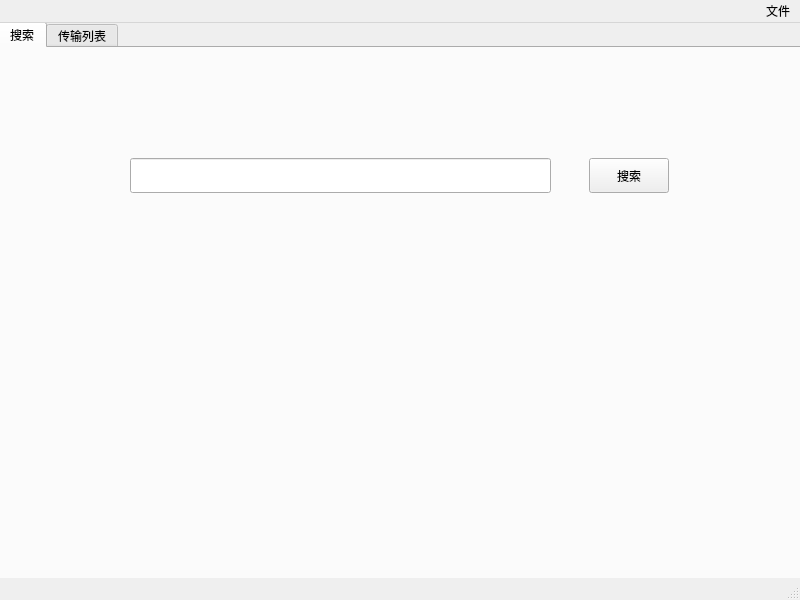
<?xml version="1.0" encoding="UTF-8"?>
<ui version="4.0">
 <class>index</class>
 <widget class="QMainWindow" name="index">
  <property name="geometry">
   <rect>
    <x>0</x>
    <y>0</y>
    <width>800</width>
    <height>600</height>
   </rect>
  </property>
  <property name="minimumSize">
   <size>
    <width>800</width>
    <height>600</height>
   </size>
  </property>
  <property name="maximumSize">
   <size>
    <width>800</width>
    <height>600</height>
   </size>
  </property>
  <property name="windowTitle">
   <string>漫画嗅探器</string>
  </property>
  <widget class="QWidget" name="centralwidget">
   <widget class="QTabWidget" name="tabWidget">
    <property name="geometry">
     <rect>
      <x>-2</x>
      <y>-1</y>
      <width>811</width>
      <height>571</height>
     </rect>
    </property>
    <widget class="QWidget" name="tab">
     <attribute name="title">
      <string>搜索</string>
     </attribute>
     <widget class="QLineEdit" name="edit_keyword">
      <property name="geometry">
       <rect>
        <x>130</x>
        <y>110</y>
        <width>421</width>
        <height>35</height>
       </rect>
      </property>
     </widget>
     <widget class="QPushButton" name="btn_search">
      <property name="geometry">
       <rect>
        <x>589</x>
        <y>110</y>
        <width>80</width>
        <height>35</height>
       </rect>
      </property>
      <property name="text">
       <string>搜索</string>
      </property>
     </widget>
    </widget>
    <widget class="QWidget" name="tab_2">
     <attribute name="title">
      <string>传输列表</string>
     </attribute>
    </widget>
   </widget>
  </widget>
  <widget class="QMenuBar" name="menubar">
   <property name="geometry">
    <rect>
     <x>0</x>
     <y>0</y>
     <width>800</width>
     <height>18</height>
    </rect>
   </property>
   <property name="layoutDirection">
    <enum>Qt::RightToLeft</enum>
   </property>
   <widget class="QMenu" name="menu">
    <property name="title">
     <string>文件</string>
    </property>
    <addaction name="action_setting"/>
    <addaction name="separator"/>
    <addaction name="action_logout"/>
   </widget>
   <addaction name="menu"/>
  </widget>
  <widget class="QStatusBar" name="statusbar"/>
  <action name="action_setting">
   <property name="text">
    <string>设置</string>
   </property>
  </action>
  <action name="action_logout">
   <property name="text">
    <string>退出</string>
   </property>
  </action>
 </widget>
 <resources/>
 <connections/>
</ui>
